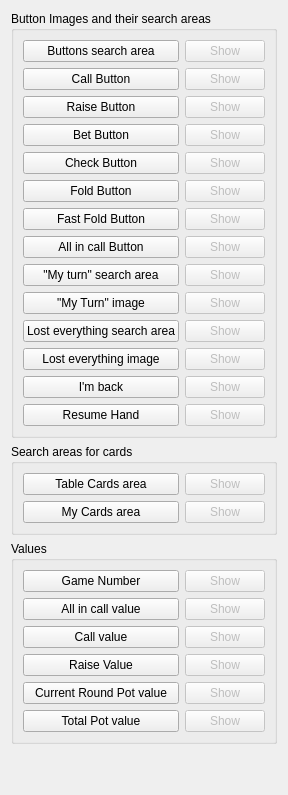
          <widget class="QWidget" name="tab_2">
           <attribute name="title">
            <string>Search areas</string>
           </attribute>
           <layout class="QGridLayout" name="gridLayout_10">
            <item row="0" column="0">
             <layout class="QVBoxLayout" name="verticalLayout_6">
              <item>
               <widget class="QGroupBox" name="groupBox">
                <property name="title">
                 <string>Button Images and their search areas</string>
                </property>
                <layout class="QGridLayout" name="gridLayout_6">
                 <item row="1" column="0">
                  <layout class="QGridLayout" name="gridLayout_3">
                   <item row="2" column="0">
                    <widget class="QPushButton" name="raise_button">
                     <property name="sizePolicy">
                      <sizepolicy hsizetype="Expanding" vsizetype="Fixed">
                       <horstretch>0</horstretch>
                       <verstretch>0</verstretch>
                      </sizepolicy>
                     </property>
                     <property name="toolTip">
                      <string>&lt;html&gt;&lt;head/&gt;&lt;body&gt;&lt;p&gt;Only select the raise text, without the chainging element of the raise amount &lt;/p&gt;&lt;/body&gt;&lt;/html&gt;</string>
                     </property>
                     <property name="text">
                      <string>Raise Button</string>
                     </property>
                    </widget>
                   </item>
                   <item row="4" column="1">
                    <widget class="QPushButton" name="check_button_show">
                     <property name="enabled">
                      <bool>false</bool>
                     </property>
                     <property name="text">
                      <string>Show</string>
                     </property>
                    </widget>
                   </item>
                   <item row="7" column="0">
                    <widget class="QPushButton" name="all_in_call_button">
                     <property name="toolTip">
                      <string>Ensure to only select the portion that never changes</string>
                     </property>
                     <property name="text">
                      <string>All in call Button</string>
                     </property>
                    </widget>
                   </item>
                   <item row="8" column="0">
                    <widget class="QPushButton" name="my_turn_search_area">
                     <property name="toolTip">
                      <string>Select an area where to look for a single sign that it's your turn</string>
                     </property>
                     <property name="text">
                      <string>&quot;My turn&quot; search area</string>
                     </property>
                    </widget>
                   </item>
                   <item row="8" column="1">
                    <widget class="QPushButton" name="my_turn_search_area_show">
                     <property name="enabled">
                      <bool>false</bool>
                     </property>
                     <property name="text">
                      <string>Show</string>
                     </property>
                    </widget>
                   </item>
                   <item row="13" column="1">
                    <widget class="QPushButton" name="resume_hand_show">
                     <property name="enabled">
                      <bool>false</bool>
                     </property>
                     <property name="text">
                      <string>Show</string>
                     </property>
                    </widget>
                   </item>
                   <item row="1" column="1">
                    <widget class="QPushButton" name="call_button_show">
                     <property name="enabled">
                      <bool>false</bool>
                     </property>
                     <property name="text">
                      <string>Show</string>
                     </property>
                    </widget>
                   </item>
                   <item row="6" column="0">
                    <widget class="QPushButton" name="fast_fold_button">
                     <property name="toolTip">
                      <string>&lt;html&gt;&lt;head/&gt;&lt;body&gt;&lt;p&gt;Select the text of the fast fold button.&lt;/p&gt;&lt;/body&gt;&lt;/html&gt;</string>
                     </property>
                     <property name="text">
                      <string>Fast Fold Button</string>
                     </property>
                    </widget>
                   </item>
                   <item row="5" column="0">
                    <widget class="QPushButton" name="fold_button">
                     <property name="toolTip">
                      <string>&lt;html&gt;&lt;head/&gt;&lt;body&gt;&lt;p&gt;Select small part of the fold button text.&lt;/p&gt;&lt;/body&gt;&lt;/html&gt;</string>
                     </property>
                     <property name="text">
                      <string>Fold Button</string>
                     </property>
                    </widget>
                   </item>
                   <item row="4" column="0">
                    <widget class="QPushButton" name="check_button">
                     <property name="toolTip">
                      <string>&lt;html&gt;&lt;head/&gt;&lt;body&gt;&lt;p&gt;Select the check button, or a small part of it that is unique.&lt;/p&gt;&lt;/body&gt;&lt;/html&gt;</string>
                     </property>
                     <property name="text">
                      <string>Check Button</string>
                     </property>
                    </widget>
                   </item>
                   <item row="13" column="0">
                    <widget class="QPushButton" name="resume_hand">
                     <property name="text">
                      <string>Resume Hand</string>
                     </property>
                    </widget>
                   </item>
                   <item row="9" column="0">
                    <widget class="QPushButton" name="my_turn">
                     <property name="toolTip">
                      <string>Best select the top left corner of the call button, or any other element that is always identical for all situations when it's your turn</string>
                     </property>
                     <property name="text">
                      <string>&quot;My Turn&quot; image</string>
                     </property>
                    </widget>
                   </item>
                   <item row="9" column="1">
                    <widget class="QPushButton" name="my_turn_show">
                     <property name="enabled">
                      <bool>false</bool>
                     </property>
                     <property name="text">
                      <string>Show</string>
                     </property>
                    </widget>
                   </item>
                   <item row="12" column="0">
                    <widget class="QPushButton" name="im_back">
                     <property name="toolTip">
                      <string>Image showing I'm back, in case of tha time out</string>
                     </property>
                     <property name="text">
                      <string>I'm back</string>
                     </property>
                    </widget>
                   </item>
                   <item row="1" column="0">
                    <widget class="QPushButton" name="call_button">
                     <property name="toolTip">
                      <string>&lt;html&gt;&lt;head/&gt;&lt;body&gt;&lt;p&gt;Only select a small portion of the button (e.g. the call text), without the actual call amount &lt;/p&gt;&lt;/body&gt;&lt;/html&gt;</string>
                     </property>
                     <property name="text">
                      <string>Call Button</string>
                     </property>
                    </widget>
                   </item>
                   <item row="11" column="1">
                    <widget class="QPushButton" name="lost_everything_show">
                     <property name="enabled">
                      <bool>false</bool>
                     </property>
                     <property name="text">
                      <string>Show</string>
                     </property>
                    </widget>
                   </item>
                   <item row="12" column="1">
                    <widget class="QPushButton" name="im_back_show">
                     <property name="enabled">
                      <bool>false</bool>
                     </property>
                     <property name="text">
                      <string>Show</string>
                     </property>
                    </widget>
                   </item>
                   <item row="5" column="1">
                    <widget class="QPushButton" name="fold_button_show">
                     <property name="enabled">
                      <bool>false</bool>
                     </property>
                     <property name="text">
                      <string>Show</string>
                     </property>
                    </widget>
                   </item>
                   <item row="10" column="0">
                    <widget class="QPushButton" name="lost_everything_search_area">
                     <property name="toolTip">
                      <string>Select area to look for a sign that all funds are lost. This is usually the area of the player's left funds.</string>
                     </property>
                     <property name="text">
                      <string>Lost everything search area</string>
                     </property>
                    </widget>
                   </item>
                   <item row="10" column="1">
                    <widget class="QPushButton" name="lost_everything_search_area_show">
                     <property name="enabled">
                      <bool>false</bool>
                     </property>
                     <property name="text">
                      <string>Show</string>
                     </property>
                    </widget>
                   </item>
                   <item row="11" column="0">
                    <widget class="QPushButton" name="lost_everything">
                     <property name="toolTip">
                      <string>An image showing no funds left: e.g. 0.00</string>
                     </property>
                     <property name="text">
                      <string>Lost everything image</string>
                     </property>
                    </widget>
                   </item>
                   <item row="0" column="0">
                    <widget class="QPushButton" name="buttons_search_area">
                     <property name="toolTip">
                      <string>Area where fold, call and raise buttons are located</string>
                     </property>
                     <property name="text">
                      <string>Buttons search area</string>
                     </property>
                    </widget>
                   </item>
                   <item row="0" column="1">
                    <widget class="QPushButton" name="buttons_search_area_show">
                     <property name="enabled">
                      <bool>false</bool>
                     </property>
                     <property name="text">
                      <string>Show</string>
                     </property>
                    </widget>
                   </item>
                   <item row="7" column="1">
                    <widget class="QPushButton" name="all_in_call_button_show">
                     <property name="enabled">
                      <bool>false</bool>
                     </property>
                     <property name="text">
                      <string>Show</string>
                     </property>
                    </widget>
                   </item>
                   <item row="2" column="1">
                    <widget class="QPushButton" name="raise_button_show">
                     <property name="enabled">
                      <bool>false</bool>
                     </property>
                     <property name="text">
                      <string>Show</string>
                     </property>
                    </widget>
                   </item>
                   <item row="6" column="1">
                    <widget class="QPushButton" name="fast_fold_button_show">
                     <property name="enabled">
                      <bool>false</bool>
                     </property>
                     <property name="text">
                      <string>Show</string>
                     </property>
                    </widget>
                   </item>
                   <item row="3" column="0">
                    <widget class="QPushButton" name="bet_button">
                     <property name="minimumSize">
                      <size>
                       <width>0</width>
                       <height>0</height>
                      </size>
                     </property>
                     <property name="toolTip">
                      <string>&lt;html&gt;&lt;head/&gt;&lt;body&gt;&lt;p&gt;This is optional for tables where the raise button is sometimes called bet button. Here as well, just select the text without the number, to ensure it's the same all the time.&lt;/p&gt;&lt;/body&gt;&lt;/html&gt;</string>
                     </property>
                     <property name="text">
                      <string>Bet Button</string>
                     </property>
                    </widget>
                   </item>
                   <item row="3" column="1">
                    <widget class="QPushButton" name="bet_button_show">
                     <property name="enabled">
                      <bool>false</bool>
                     </property>
                     <property name="text">
                      <string>Show</string>
                     </property>
                    </widget>
                   </item>
                  </layout>
                 </item>
                </layout>
               </widget>
              </item>
              <item>
               <widget class="QGroupBox" name="groupBox_6">
                <property name="title">
                 <string>Search areas for cards</string>
                </property>
                <layout class="QGridLayout" name="gridLayout_4">
                 <item row="0" column="0">
                  <widget class="QPushButton" name="table_cards_area">
                   <property name="sizePolicy">
                    <sizepolicy hsizetype="Expanding" vsizetype="Fixed">
                     <horstretch>0</horstretch>
                     <verstretch>0</verstretch>
                    </sizepolicy>
                   </property>
                   <property name="toolTip">
                    <string>Area where the cards appear on the table at flop, turn and river</string>
                   </property>
                   <property name="text">
                    <string>Table Cards area</string>
                   </property>
                  </widget>
                 </item>
                 <item row="0" column="1">
                  <widget class="QPushButton" name="table_cards_area_show">
                   <property name="enabled">
                    <bool>false</bool>
                   </property>
                   <property name="text">
                    <string>Show</string>
                   </property>
                  </widget>
                 </item>
                 <item row="1" column="0">
                  <widget class="QPushButton" name="my_cards_area">
                   <property name="toolTip">
                    <string>Area where the player holds his cards</string>
                   </property>
                   <property name="text">
                    <string>My Cards area</string>
                   </property>
                  </widget>
                 </item>
                 <item row="1" column="1">
                  <widget class="QPushButton" name="my_cards_area_show">
                   <property name="enabled">
                    <bool>false</bool>
                   </property>
                   <property name="text">
                    <string>Show</string>
                   </property>
                  </widget>
                 </item>
                </layout>
               </widget>
              </item>
              <item>
               <widget class="QGroupBox" name="groupBox_10">
                <property name="title">
                 <string>Values</string>
                </property>
                <layout class="QGridLayout" name="gridLayout_7">
                 <item row="0" column="0">
                  <widget class="QPushButton" name="game_number">
                   <property name="toolTip">
                    <string>Game number for collusion, in partypoker available on top right</string>
                   </property>
                   <property name="text">
                    <string>Game Number</string>
                   </property>
                  </widget>
                 </item>
                 <item row="0" column="1">
                  <widget class="QPushButton" name="game_number_show">
                   <property name="enabled">
                    <bool>false</bool>
                   </property>
                   <property name="text">
                    <string>Show</string>
                   </property>
                  </widget>
                 </item>
                 <item row="1" column="0">
                  <widget class="QPushButton" name="all_in_call_value">
                   <property name="toolTip">
                    <string>The all in call value may be in a different place in case the all in call button appears. Make sure to select the value narrowly and test it with the recognize number button</string>
                   </property>
                   <property name="text">
                    <string>All in call value</string>
                   </property>
                  </widget>
                 </item>
                 <item row="1" column="1">
                  <widget class="QPushButton" name="all_in_call_value_show">
                   <property name="enabled">
                    <bool>false</bool>
                   </property>
                   <property name="text">
                    <string>Show</string>
                   </property>
                  </widget>
                 </item>
                 <item row="2" column="0">
                  <widget class="QPushButton" name="call_value">
                   <property name="toolTip">
                    <string>Value on the call button, make sure to select narrowly and then test by pressing the recognize number button</string>
                   </property>
                   <property name="text">
                    <string>Call value</string>
                   </property>
                  </widget>
                 </item>
                 <item row="2" column="1">
                  <widget class="QPushButton" name="call_value_show">
                   <property name="enabled">
                    <bool>false</bool>
                   </property>
                   <property name="text">
                    <string>Show</string>
                   </property>
                  </widget>
                 </item>
                 <item row="3" column="0">
                  <widget class="QPushButton" name="raise_value">
                   <property name="toolTip">
                    <string>The value on the raise button. Make sure to select very narrowly and then test with the recognize number button</string>
                   </property>
                   <property name="text">
                    <string>Raise Value</string>
                   </property>
                   <property name="flat">
                    <bool>false</bool>
                   </property>
                  </widget>
                 </item>
                 <item row="3" column="1">
                  <widget class="QPushButton" name="raise_value_show">
                   <property name="enabled">
                    <bool>false</bool>
                   </property>
                   <property name="text">
                    <string>Show</string>
                   </property>
                  </widget>
                 </item>
                 <item row="5" column="0">
                  <widget class="QPushButton" name="current_round_pot">
                   <property name="toolTip">
                    <string>The pot of the current rount (e.g. flop). Select the area very narrowly and test it by pressing the recognize number button</string>
                   </property>
                   <property name="text">
                    <string>Current Round Pot value</string>
                   </property>
                  </widget>
                 </item>
                 <item row="5" column="1">
                  <widget class="QPushButton" name="current_round_pot_show">
                   <property name="enabled">
                    <bool>false</bool>
                   </property>
                   <property name="text">
                    <string>Show</string>
                   </property>
                  </widget>
                 </item>
                 <item row="6" column="0">
                  <widget class="QPushButton" name="total_pot_area">
                   <property name="sizePolicy">
                    <sizepolicy hsizetype="Expanding" vsizetype="Fixed">
                     <horstretch>0</horstretch>
                     <verstretch>0</verstretch>
                    </sizepolicy>
                   </property>
                   <property name="toolTip">
                    <string>Total pot. Make sure to only select the numbers very narrowly and test it by pressing the recognize number or text button</string>
                   </property>
                   <property name="text">
                    <string>Total Pot value</string>
                   </property>
                  </widget>
                 </item>
                 <item row="6" column="1">
                  <widget class="QPushButton" name="total_pot_area_show">
                   <property name="enabled">
                    <bool>false</bool>
                   </property>
                   <property name="text">
                    <string>Show</string>
                   </property>
                  </widget>
                 </item>
                </layout>
               </widget>
              </item>
             </layout>
            </item>
            <item row="1" column="0">
             <spacer name="verticalSpacer_2">
              <property name="orientation">
               <enum>Qt::Vertical</enum>
              </property>
              <property name="sizeHint" stdset="0">
               <size>
                <width>20</width>
                <height>40</height>
               </size>
              </property>
             </spacer>
            </item>
           </layout>
          </widget>
